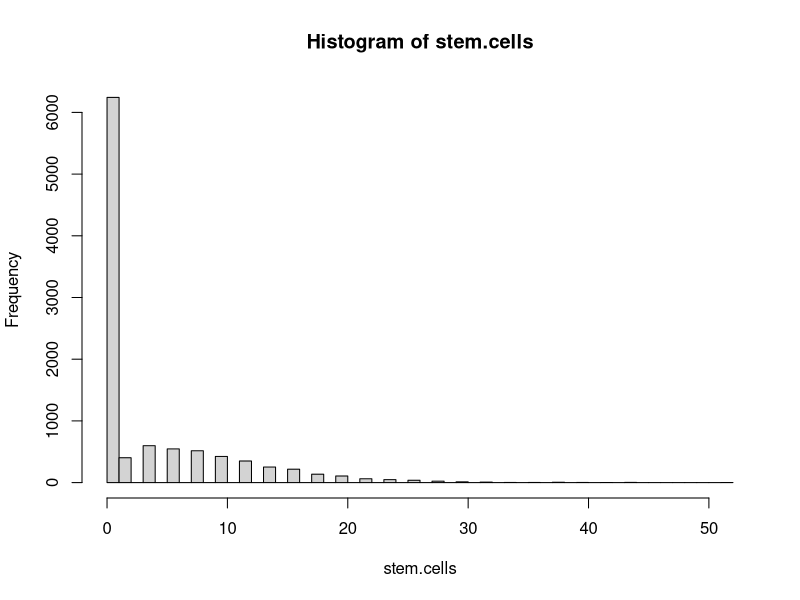

R code for this plot:
#R Program to Monte Carlo stem cell proliferation model
stem.cells <- c(0)
n.trials <- 10000
n.gens <- 7
p.div <- 0.6
for (i.trial in 1:n.trials) {   # Loop over Monte Carlo Trials  
  n.stem.curr <- 1
  n.stem.next <- 0
  for (i.gen in 1:n.gens) {     # Loop over generations
    for (i.cell in 1:n.stem.curr) {
	if (p.div > runif(1)) {
	  n.stem.next <- n.stem.next + 2
	}
    }
    n.stem.curr <- n.stem.next
    n.stem.next <- 0
    if (n.stem.curr==0) {
      break
    }
  }
  stem.cells[i.trial] <- n.stem.curr
}
hist(stem.cells, breaks=50)
output<-sprintf("Mean # cells at %3d gens=%7.2f\n",n.gens, mean(stem.cells))
cat(output)
